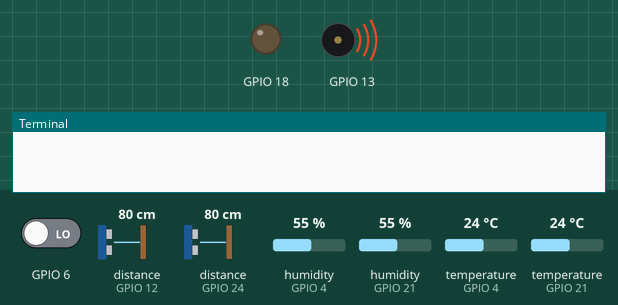
The program below on a simulated Raspberry Pi (BCM pin numbers). Parts: output pins drawn as LEDs (lit = HIGH), buzzer (waves = sounding), the last lines printed to the terminal. Inputs (shaded band) come from the test bench; at power-on: GPIO 6 LOW, distance to the obstacle (sensors on GPIO 12, GPIO 24) 80 cm, humidity (sensors on GPIO 4, GPIO 21) 55 %, temperature (sensors on GPIO 4, GPIO 21) 24 °C. The echo pulse lasts 58.3 µs per cm; the clock reads 2024-03-15 10:24:30 at power-on unless the program sets it; pins used as bus, display or sensor lines are not drawn.

Above: at 1.2 s.
1.3 s: GPIO 6 driven HIGH
At 10.0 s:
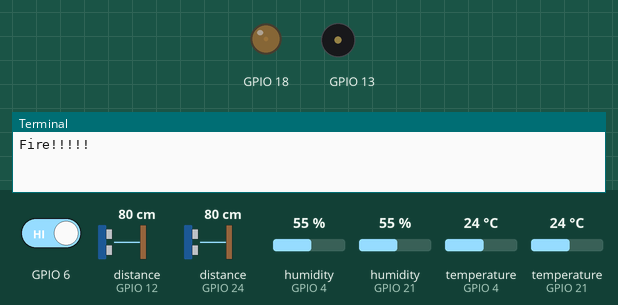
10.8 s: GPIO 6 driven LOW
At 13.0 s:
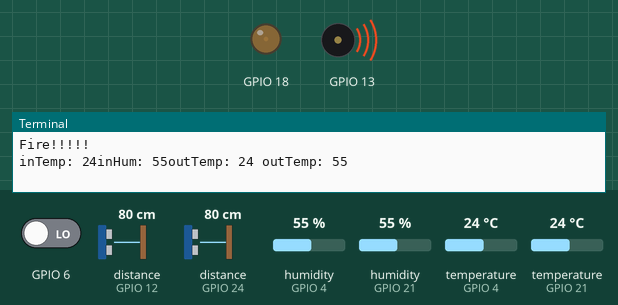
Timing chart, 0 to 28.0 s (numbered marks = the images above; inputs shaded):
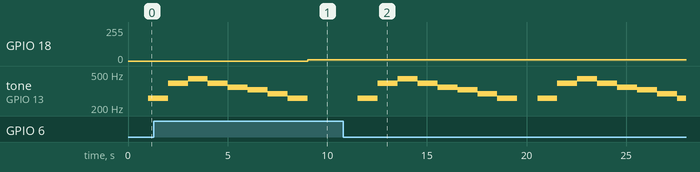

The program:

main.py
```python
import RPi.GPIO as GPIO
import csv
import time
import motor.motor as motor
import buzzer.buzzer as buzzer
import board
import adafruit_dht

pins = {}       # Save as All sensor information

# Get Pins Information
f = open('pin.csv', 'r', encoding='utf-8')
rdr = csv.reader(f)
for line in rdr:
  pins[line[0]] = [int(line[1]), line[2]]
f.close()

# Setting GPIO Mode
GPIO.setwarnings(False)
GPIO.setmode(GPIO.BCM)

# Setting GPIO In, Out
for k, v in pins.items():
    if v[1] == "OUT" :
        GPIO.setup(int(v[0]), GPIO.OUT)
    elif v[1] == "IN" :
        GPIO.setup(int(v[0]), GPIO.IN)

# Setting Variables
motorPWM = GPIO.PWM(pins['motor'][0], 50)
buzzerPWM = GPIO.PWM(pins['buzzer'][0], 100)
motorPWM.start(0)

openFlag = False

openTime = 0


inDht = adafruit_dht.DHT11(board.D4)
outDht = adafruit_dht.DHT11(board.D21)
closeTime = 0

# timezone setting
dhtStartTime = time.time()

# Check Sensor(Open, Close)
try:
    pulse_start = 0
    pulse_end = 0
    deep_start = 0
    deep_end = 0
    while True:
        GPIO.output(pins['openTrig'][0], False)
        time.sleep(0.5)

        GPIO.output(pins['openTrig'][0], True)
        time.sleep(0.00001)
        GPIO.output(pins['openTrig'][0], False)

        while GPIO.input(pins['openEcho'][0]) == 0:
            pulse_start = time.time()

        while GPIO.input(pins['openEcho'][0]) == 1:
            pulse_end = time.time()

        pulse_duration = pulse_end - pulse_start
        distance = pulse_duration * 17000
        distance = round(distance, 2)

        # set Open Flag
        if distance <= 20:
            openFlag = True
            openTime = time.time()

        elif distance > 20:
            closeTime = time.time()
            # Keep Open for 5 sec
            if closeTime - openTime >= 3:
                openFlag = False
            else:
                openFlag = True
        #check Deep
        GPIO.output(pins['deepTrig'][0], False)
        time.sleep(0.5)

        GPIO.output(pins['deepTrig'][0], True)
        time.sleep(0.00001)
        GPIO.output(pins['deepTrig'][0], False)

        while GPIO.input(pins['deepEcho'][0]) == 0:
            deep_start = time.time()

        while GPIO.input(pins['deepEcho'][0]) == 1:
            deep_end = time.time()

        deep_duration = deep_end - deep_start
        deep_distance = deep_duration * 17000
        deep_distance = round(deep_distance, 2)

        if GPIO.input(pins['fire'][0]) == 0:
            buzzer.melody(buzzerPWM)
            print("Fire!!!!!")
        # Motor Open
        if openFlag == True:
            motor.Open(motorPWM)
        # Motor Close
        elif openFlag == False:
            motor.Close(motorPWM)
        # Get Temperature And Get Humidity
        if dhtStartTime + 10 < time.time() :
            dhtStartTime = time.time()
            iTemp = inDht.temperature
            iHum = inDht.humidity
            oTemp = outDht.temperature
            oHum = outDht.humidity
            print("inTemp: " + str(iTemp) + "inHum: " + str(iHum) + "outTemp: "+str(oTemp)+" outTemp: "+str(oHum))
except KeyboardInterrupt:
    motorPWM.stop()
GPIO.cleanup()
```

motor.py
```python
# Open Module
def Open(pwm):
    pwm.ChangeDutyCycle(9)

# Close Module
def Close(pwm):
    pwm.ChangeDutyCycle(3.5)
```

buzzer.py
```python
import time

scale = [261, 294, 329, 349, 392, 440, 493]

list = [0,0,4,4,5,5,4,3,3,2,2,1,1,0]
def melody(pwm):
    pwm.start(100)
    pwm.ChangeDutyCycle(90)
    for i in range(len(list)):
        pwm.ChangeFrequency(scale[list[i]])
        if (i+1)%7 == 0:
            time.sleep(1)
        else:
            time.sleep(0.5)
    pwm.stop()
```

Measured:
- after the input at 1.3 s, tone on GPIO 13: goes on until 9.0 s, then stays silent
- after the input at 10.8 s, tone on GPIO 13: plays 261 Hz for 1.0 s, 392 Hz for 1.0 s, 440 Hz for 1.0 s, 392 Hz for 1.0 s, 349 Hz for 1.0 s, 329 Hz for 1.0 s … (16 notes in this stretch), starting after 0.74 s
